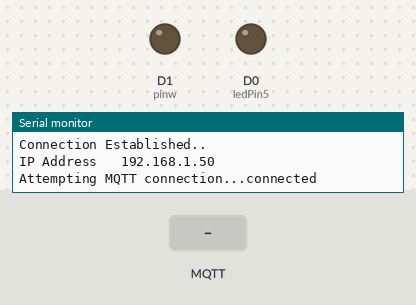
Recording of a sketch running on a simulated ESP8266 (NodeMCU). Shown: output pins drawn as LEDs (lit = HIGH), the last lines printed to the serial monitor. Inputs (shaded band) come from the test bench. WiFi joins after 1.5 s; servers stay silent unless stated; no MQTT or app messages arrive unless stated.

Above: at 3.2 s.
3.3 s: MQTT message "0" arrives on the first subscribed topic
At 4.5 s:
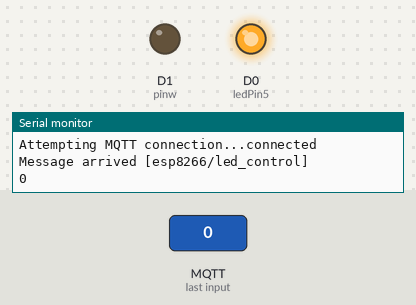
4.8 s: MQTT message "1" arrives on the first subscribed topic
At 5.6 s:
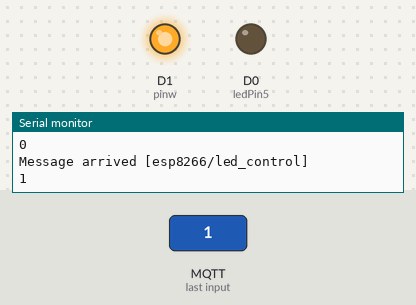
Timing chart, 0 to 7.8 s (numbered marks = the images above; inputs shaded):
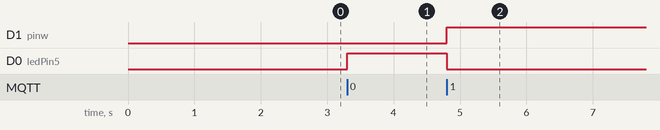

Measured:
- after the input at 3.3 s, D0 (ledPin5): LOW → HIGH at once
- after the input at 4.8 s, D1 (pinw): LOW → HIGH at once; D0 (ledPin5): HIGH → LOW at once

The sketch:

Relay_Cloudmqtt.ino
```cpp
#include <ESP8266WiFi.h>
#include <PubSubClient.h>
#include <Wire.h>
#include <EEPROM.h>

const char *ssid =  "Hathway";   // cannot be longer than 32 characters!
const char *pass =  "Water@World99";   //
const char *mqtt_server = "m16.cloudmqtt.com";
const int mqtt_port = 12893;
const char *mqtt_user = "xxxxxxxx";
const char *mqtt_pass = "XXXXXXXXXXXX";
const char *device_id = "esp8266";

int pinw = D1;

WiFiClient espClient;
PubSubClient client(espClient);

const byte ledPin5 = 16;
char message_buff[100];

void callback(char *led_control, byte *payload, unsigned int length)
{
  Serial.print("Message arrived [");
  Serial.print(led_control);
  Serial.println("] ");
  int i;
  for (i = 0; i < length; i++)
  {
    message_buff[i] = payload[i];
  }
  message_buff[i] = '\0';

  String msgString = String(message_buff);
  Serial.println(msgString);
  if (strcmp(led_control, "esp8266/led_control") == 0)
  {
    if (msgString == "0")
    {
      digitalWrite(pinw, LOW); // PIN HIGH will switch OFF the relay
      digitalWrite(ledPin5, HIGH);
    }
    if (msgString == "1")
    {
      digitalWrite(pinw, HIGH); // PIN LOW will switch ON the relay
      digitalWrite(ledPin5, LOW);
    }
  }
}

void reconnect()
{
  while (!client.connected())
  {
    Serial.print("Attempting MQTT connection...");
    if (client.connect(device_id, mqtt_user, mqtt_pass))
    {
    Serial.println("connected");
    client.subscribe("esp8266/led_control"); // write your unique ID here
    }
    else
    {
      Serial.print("failed, rc=");
      Serial.print(client.state());
      Serial.println(" try again in 5 seconds");
      delay(5000);
    }
  }
}

void setup() {
  Serial.begin(115200);

  client.setServer(mqtt_server, mqtt_port);
  client.setCallback(callback);

  pinMode(ledPin5, OUTPUT);

  delay(10);
  Serial.println("\n");

  WiFi.begin(ssid,pass);
  Serial.print("Connecting to ");
  Serial.print(ssid); Serial.println(".");

  int i = 0;
  while( WiFi.status() != WL_CONNECTED ) {
    Serial.println(WiFi.macAddress());
    delay(1000);
    Serial.println(++i); Serial.println(" ");
  }

  Serial.println("\n");
  Serial.println("Connection Established..");
  Serial.print("IP Address \t");
  Serial.println(WiFi.localIP());
  pinMode(pinw, OUTPUT);
}

void loop()
{
  if (!client.connected())
  {
    reconnect();
  }
  client.loop();
}
```
